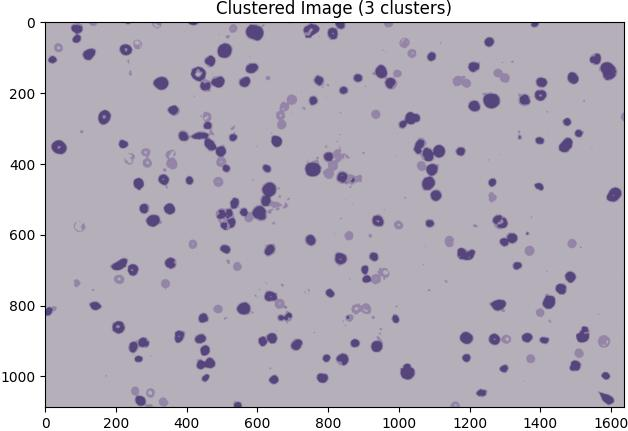
#> input picture clustered_image.jpg, 628 x 431 px, found by its file name
$ python define_hsv.py
#> lines starting #> are read from the running program, lines starting #| are printed output that depends on the picture; after the words box and inside, x2 and y2 are one past the last pixel; in counts of white or black regions, pixels touching at a corner belong together
import cv2
import numpy as np

def nothing(x):
    pass

# 读取图像
image = cv2.imread('/home/xianyun/wst/Automatic-Identification-and-Counting-of-Blood-Cells/clustered_image.jpg')
#> image is the input picture: shape (431, 628, 3); mean B, G, R 191.1, 179.3, 184.8
hsv = cv2.cvtColor(image, cv2.COLOR_BGR2HSV)
#> hsv: shape (431, 628, 3); mean H, S, V 113.6, 19.4, 191.2

# 创建一个窗口
cv2.namedWindow('HSV Range Finder')

# 创建用于调整HSV范围的滑块
cv2.createTrackbar('H Min', 'HSV Range Finder', 0, 179, nothing)
#> slider 'H Min' is set to 35
cv2.createTrackbar('H Max', 'HSV Range Finder', 179, 179, nothing)
cv2.createTrackbar('S Min', 'HSV Range Finder', 0, 255, nothing)
#> slider 'S Min' is set to 51
cv2.createTrackbar('S Max', 'HSV Range Finder', 255, 255, nothing)
cv2.createTrackbar('V Min', 'HSV Range Finder', 0, 255, nothing)
#> slider 'V Min' is set to 51
cv2.createTrackbar('V Max', 'HSV Range Finder', 255, 255, nothing)

while(1):
    # 获取当前滑块的位置
    h_min = cv2.getTrackbarPos('H Min', 'HSV Range Finder')
    h_max = cv2.getTrackbarPos('H Max', 'HSV Range Finder')
    s_min = cv2.getTrackbarPos('S Min', 'HSV Range Finder')
    s_max = cv2.getTrackbarPos('S Max', 'HSV Range Finder')
    v_min = cv2.getTrackbarPos('V Min', 'HSV Range Finder')
    v_max = cv2.getTrackbarPos('V Max', 'HSV Range Finder')

    # 定义HSV范围
    lower = np.array([h_min, s_min, v_min])
    upper = np.array([h_max, s_max, v_max])

    # 根据范围创建掩码
    mask = cv2.inRange(hsv, lower, upper)
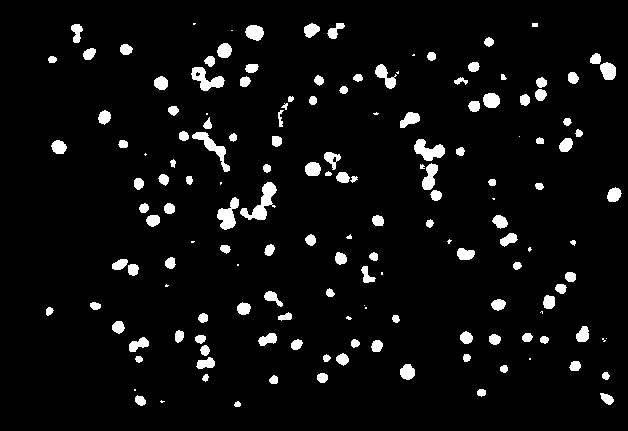
#> mask: shape (431, 628); 5.3% white; 156 white regions (27 under 20 px), largest, box (x1, y1, x2, y2) and area: (240, 182, 277, 220) 534, (192, 132, 230, 172) 400, (191, 67, 225, 91) 393

    # 应用掩码
    result = cv2.bitwise_and(image, image, mask=mask)
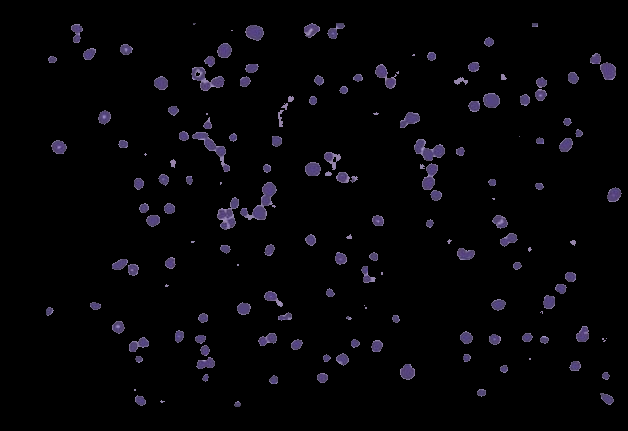
#> result: shape (431, 628, 3); mean B, G, R 6.9, 4.5, 5.2

    # 显示原图和结果
    cv2.imshow('Original', image)
    cv2.imshow('Result', result)

    # 按'q'退出
    if cv2.waitKey(1) & 0xFF == ord('q'):
#> (key q is pressed here)
        break

print(f"HSV range: [{h_min}, {s_min}, {v_min}] - [{h_max}, {s_max}, {v_max}]")
cv2.destroyAllWindows()

$ run again, with project_image.jpg copied over clustered_image.jpg
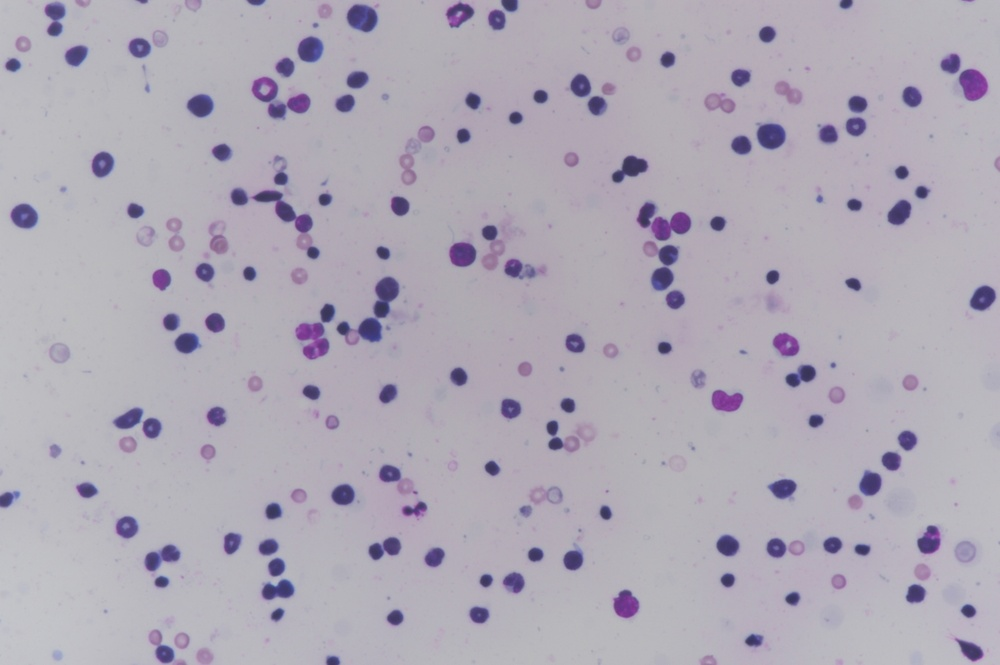
#> input picture project_image.jpg, 1000 x 665 px, shrunk from 1636 x 1088 before the run, found by its file name
#> image is the input picture: shape (665, 1000, 3); mean B, G, R 181.7, 168.6, 174.5
#> hsv: shape (665, 1000, 3); mean H, S, V 133.5, 20.2, 181.7
#> `mask = cv2.inRange(hsv, lower, upper)`:
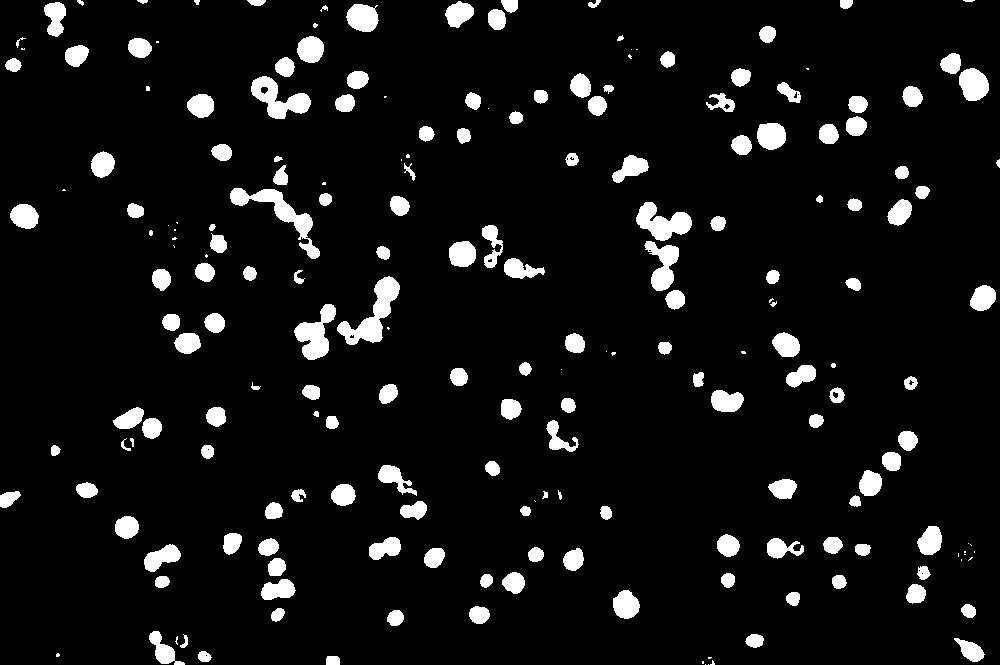
#> mask: shape (665, 1000); 7.3% white; 207 white regions (42 under 20 px), largest, box (x1, y1, x2, y2) and area: (337, 276, 400, 345) 1589, (230, 188, 320, 259) 1514, (251, 76, 311, 119) 1223
#> `result = cv2.bitwise_and(image, image, mask=mask)`:
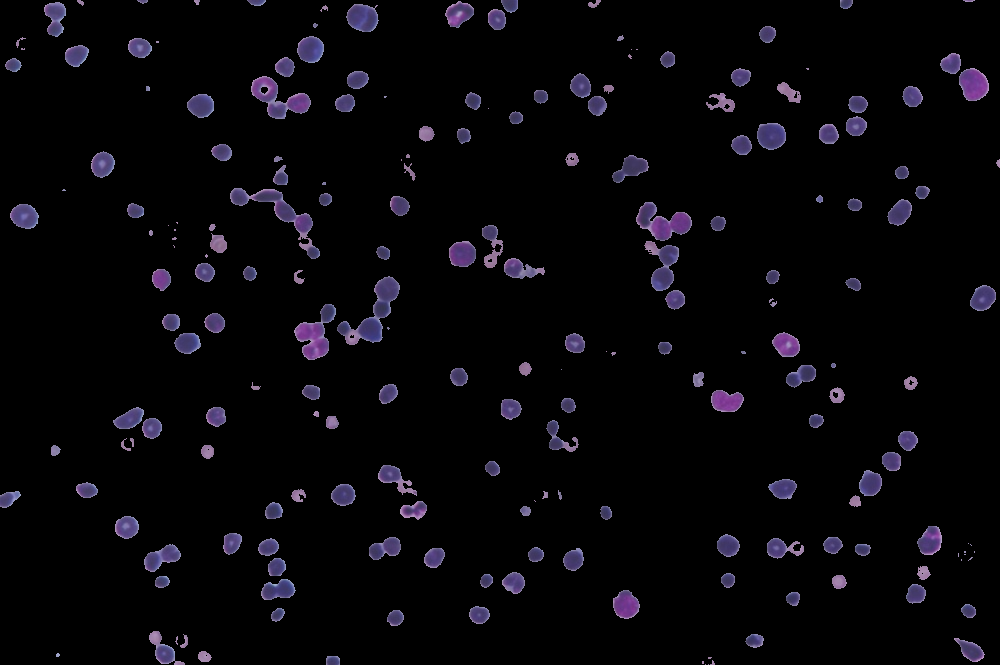
#> result: shape (665, 1000, 3); mean B, G, R 9.9, 6.3, 7.5
